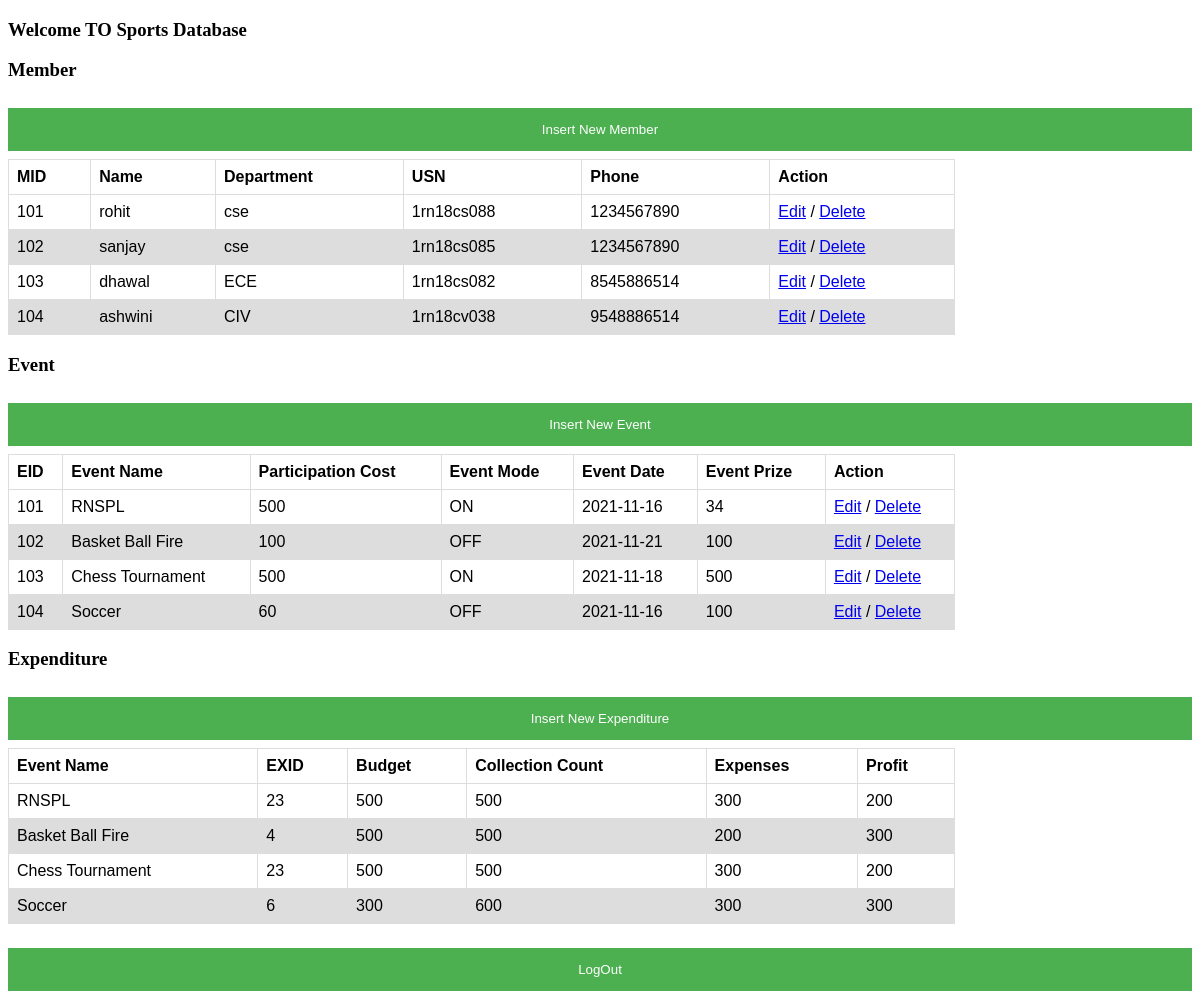
/Sports.php, run on the app's committed database.
### tables this page shows
CREATE TABLE `member` (
  `MID` int(11) NOT NULL,
  `NAME` varchar(128) DEFAULT NULL,
  `DEPARTMENT` varchar(128) DEFAULT NULL,
  `USN` varchar(128) DEFAULT NULL,
  `PHNO` varchar(128) DEFAULT NULL,
  `CID` int(11) DEFAULT NULL
);

CREATE TABLE `events` (
  `EID` int(11) NOT NULL,
  `EVENT_NAME` varchar(128) DEFAULT NULL,
  `PARTICIPATION_COST` varchar(128) DEFAULT NULL,
  `EVENT_MODE` varchar(128) DEFAULT NULL,
  `EVENT_DATE` date DEFAULT NULL,
  `EVENT_PRIZES` varchar(128) DEFAULT NULL,
  `CID` int(11) DEFAULT NULL,
  `LID` int(11) DEFAULT NULL,
  `EXID` int(11) DEFAULT NULL
);

CREATE TABLE `expenditure` (
  `EXID` int(11) NOT NULL,
  `BUDGET` int(11) DEFAULT NULL,
  `EXPENSES` int(11) DEFAULT NULL,
  `COLLECTION_COUNT` int(11) DEFAULT NULL,
  `PROFIT` int(11) DEFAULT NULL
);

### Sports.php (the view, shortened to what this page needs)
<?php
$m_sports = [];
$m_sports1 = [];
$m_sports2=[];
	try
	{
	    $pdo = new PDO("mysql:host=localhost;dbname=project", "manasa", "2929");
	    $pdo->setAttribute(PDO::ATTR_ERRMODE, PDO::ERRMODE_EXCEPTION);
	    $all_sports = $pdo->query("SELECT m.MID,m.NAME,m.DEPARTMENT,m.USN,m.PHNO from member as m,club as c where m.CID=c.CID && c.CID=1");
			$all_sports1 = $pdo->query("SELECT e.EID,e.EVENT_NAME,e.PARTICIPATION_COST,e.EVENT_MODE,e.EVENT_DATE,
				e.EVENT_PRIZES from events as e,club as c where e.CID=c.CID && c.CID=1");
			$all_sports2 = $pdo->query("SELECT ex.EXID,e.EVENT_NAME,ex.BUDGET,ex.COLLECTION_COUNT,ex.EXPENSES,ex.PROFIT from expenditure as ex ,
			events as e where e.EXID=ex.EXID and E.CID=1");
		while ( $row = $all_sports->fetch(PDO::FETCH_OBJ) )
		{
		    $m_sports[] = $row;
		}
		while ( $row1 = $all_sports1->fetch(PDO::FETCH_OBJ) )
		{
				$m_sports1[] = $row1;
		}
		while ( $row2 = $all_sports2->fetch(PDO::FETCH_OBJ) )
		{
				$m_sports2[] = $row2;
		}
	}
	catch(PDOException $e)
	{
	    echo "Connection failed: " . $e->getMessage();
	    die();
	}
?>
<!DOCTYPE html>
<html>
	<head>
	<link rel="stylesheet" type="text/css" href="./stylesheets/style.css">
	</head>
  <body>
  <h3> Welcome TO Sports Database</h3>
  <div>
  <p>
		<h3>Member</h3>
		<div>
		<button onclick="document.getElementById('id08').style.display='block'">Insert New Member</button>
	</div>
    <table>
      <thead>
        <tr>
					<th>MID</th>
          <th>Name</th>
          <th>Department</th>
          <th>USN</th>
          <th>Phone</th>
          <th>Action</th>
        </tr>
      </thead>
      <tbody>
        <?php foreach($m_sports as $m_sport) : ?>
                      <tr>
												<td><?php echo $m_sport->MID; ?></td>
                        <td><?php echo $m_sport->NAME; ?></td>
            <td><?php echo $m_sport->DEPARTMENT; ?></td>
            <td><?php echo $m_sport->USN; ?></td>
            <td><?php echo $m_sport->PHNO; ?></td>
            <td><a href="./edit/edit_m.php?member_id=<?php echo $m_sport->MID; ?>">Edit</a> / <a href="./delete/delete_m.php?member_id=<?php echo $m_sport->MID; ?>">Delete</a>
            </td>
                      </tr>
                  <?php endforeach; ?>
      </tbody>
    </table>
  </p>
  </div>
	<div>
  <p>
		<h3>Event</h3>
		<div>
		<button onclick="document.getElementById('id09').style.display='block'">Insert New Event</button>
	</div>
    <table>
      <thead>
        <tr>
					<th>EID</th>
          <th>Event Name</th>
          <th>Participation Cost</th>
          <th>Event Mode</th>
          <th>Event Date</th>
					<th>Event Prize</th>
          <th>Action</th>
        </tr>
      </thead>
      <tbody>
        <?php foreach($m_sports1 as $m_sport1) :?>
                      <tr>
												<td><?php echo $m_sport1->EID; ?></td>
                        <td><?php echo $m_sport1->EVENT_NAME; ?></td>
            <td><?php echo $m_sport1->PARTICIPATION_COST; ?></td>
            <td><?php echo $m_sport1->EVENT_MODE; ?></td>
            <td><?php echo $m_sport1->EVENT_DATE; ?></td>
						<td><?php echo $m_sport1->EVENT_PRIZES; ?></td>
            <td><a href="./edit/edit_e.php?event_id=<?php echo $m_sport1->EID; ?>">Edit</a> / <a href="./delete/delete_e.php?event_id=<?php echo $m_sport1->EID; ?>">Delete</a>
            </td>
                      </tr>
                  <?php endforeach; ?>
      </tbody>
    </table>
  </p>
  </div>
		<div>
	  <p>
			<h3>Expenditure</h3>
			<div>
			<button onclick="document.getElementById('id10').style.display='block'">Insert New Expenditure</button>
		</div>
	    <table>
	      <thead>
	        <tr>
						<th>Event Name</th>
	          <th>EXID</th>
	          <th>Budget</th>
	          <th>Collection Count</th>
	          <th>Expenses</th>
						<th>Profit</th>
	        </tr>
	      </thead>
	      <tbody>
	        <?php foreach($m_sports2 as $m_sport2) :?>
	                      <tr>
													<td><?php echo $m_sport2->EVENT_NAME; ?></td>
	                        <td><?php echo $m_sport2->EXID; ?></td>
	            <td><?php echo $m_sport2->BUDGET; ?></td>
	            <td><?php echo $m_sport2->COLLECTION_COUNT; ?></td>
	            <td><?php echo $m_sport2->EXPENSES; ?></td>
							<td><?php echo $m_sport2->PROFIT; ?></td>
	                      </tr>
	                  <?php endforeach; ?>
	      </tbody>
	    </table>
	  </p>
	  </div>
	<div>
		<form method="POST">
<button type="submit" name="logout" >LogOut</button>
</form>
</div>
  </body>
  </html>

### stylesheets/style.css (style rules this page uses)
* { box-sizing: border-box; }
button { background-color: #4CAF50; color: white; padding: 14px 20px; margin: 8px 0; border: none; cursor: pointer; width: 100%; }
table { font-family: arial, sans-serif; border-collapse: collapse; width: 80%; }
td, th { border: 1px solid #dddddd; text-align: left; padding: 8px; }
tr:nth-child(even) { background-color: #dddddd; }

### data on the page
member: MID "101", NAME "rohit", DEPARTMENT "cse", USN "1rn18cs088", PHNO "1234567890"
member: MID "102", NAME "sanjay", DEPARTMENT "cse", USN "1rn18cs085", PHNO "1234567890"
member: MID "103", NAME "dhawal", DEPARTMENT "ECE", USN "1rn18cs082", PHNO "8545886514"
member: MID "104", NAME "ashwini", DEPARTMENT "CIV", USN "1rn18cv038", PHNO "9548886514"
events: EID "101", EVENT_NAME "RNSPL", PARTICIPATION_COST "500", EVENT_MODE "ON", EVENT_DATE "2021-11-16", EVENT_PRIZES "34", EXID.EXID "23", EXID.BUDGET "500", EXID.COLLECTION_COUNT "500", EXID.EXPENSES "300", EXID.PROFIT "200"
events: EID "102", EVENT_NAME "Basket Ball Fire", PARTICIPATION_COST "100", EVENT_MODE "OFF", EVENT_DATE "2021-11-21", EVENT_PRIZES "100", EXID.EXID "4", EXID.BUDGET "500", EXID.COLLECTION_COUNT "500", EXID.EXPENSES "200", EXID.PROFIT "300"
events: EID "103", EVENT_NAME "Chess Tournament", PARTICIPATION_COST "500", EVENT_MODE "ON", EVENT_DATE "2021-11-18", EVENT_PRIZES "500", EXID.EXID "23", EXID.BUDGET "500", EXID.COLLECTION_COUNT "500", EXID.EXPENSES "300", EXID.PROFIT "200"
events: EID "104", EVENT_NAME "Soccer", PARTICIPATION_COST "60", EVENT_MODE "OFF", EVENT_DATE "2021-11-16", EVENT_PRIZES "100", EXID.EXID "6", EXID.BUDGET "300", EXID.COLLECTION_COUNT "600", EXID.EXPENSES "300", EXID.PROFIT "300"
